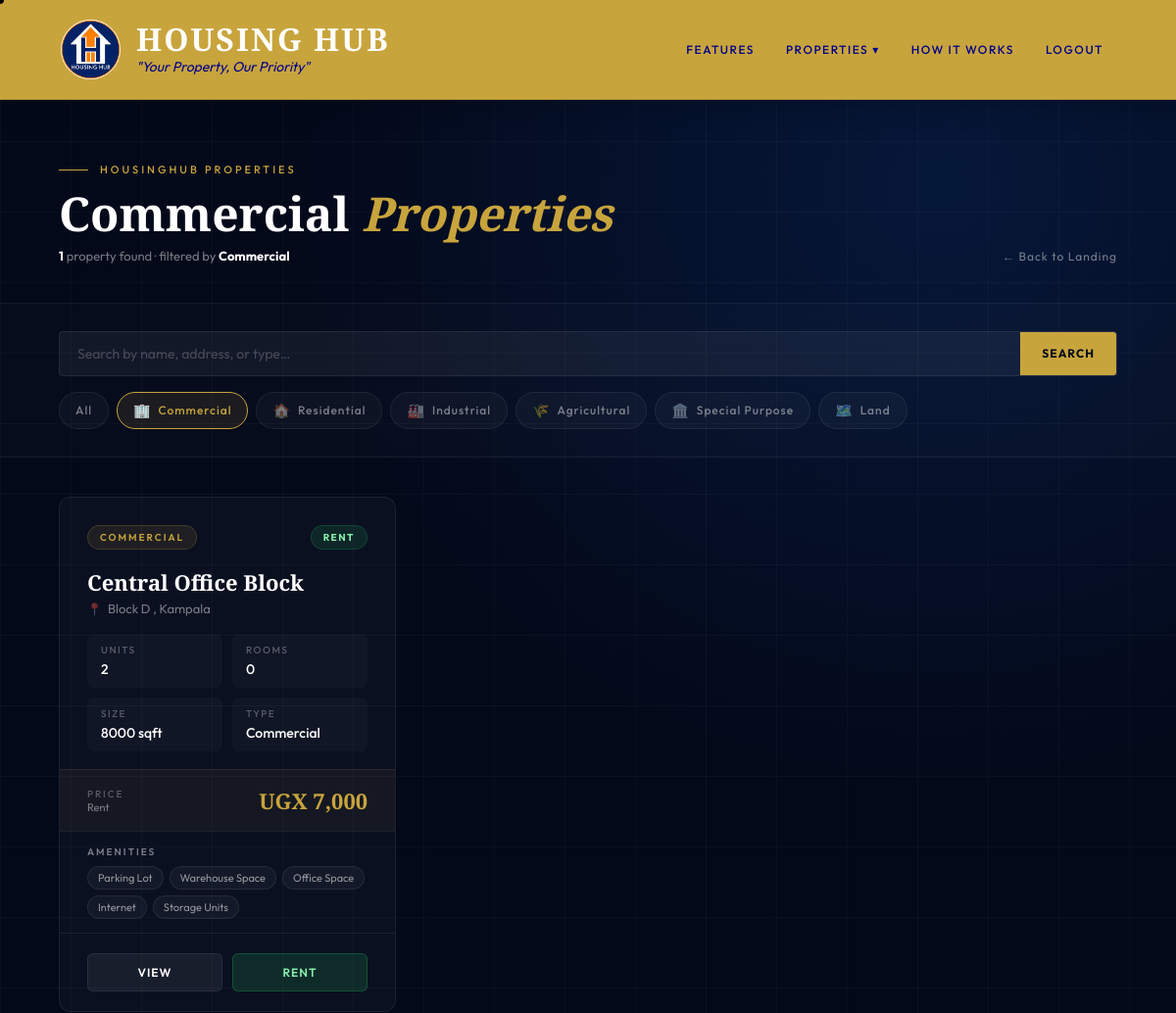
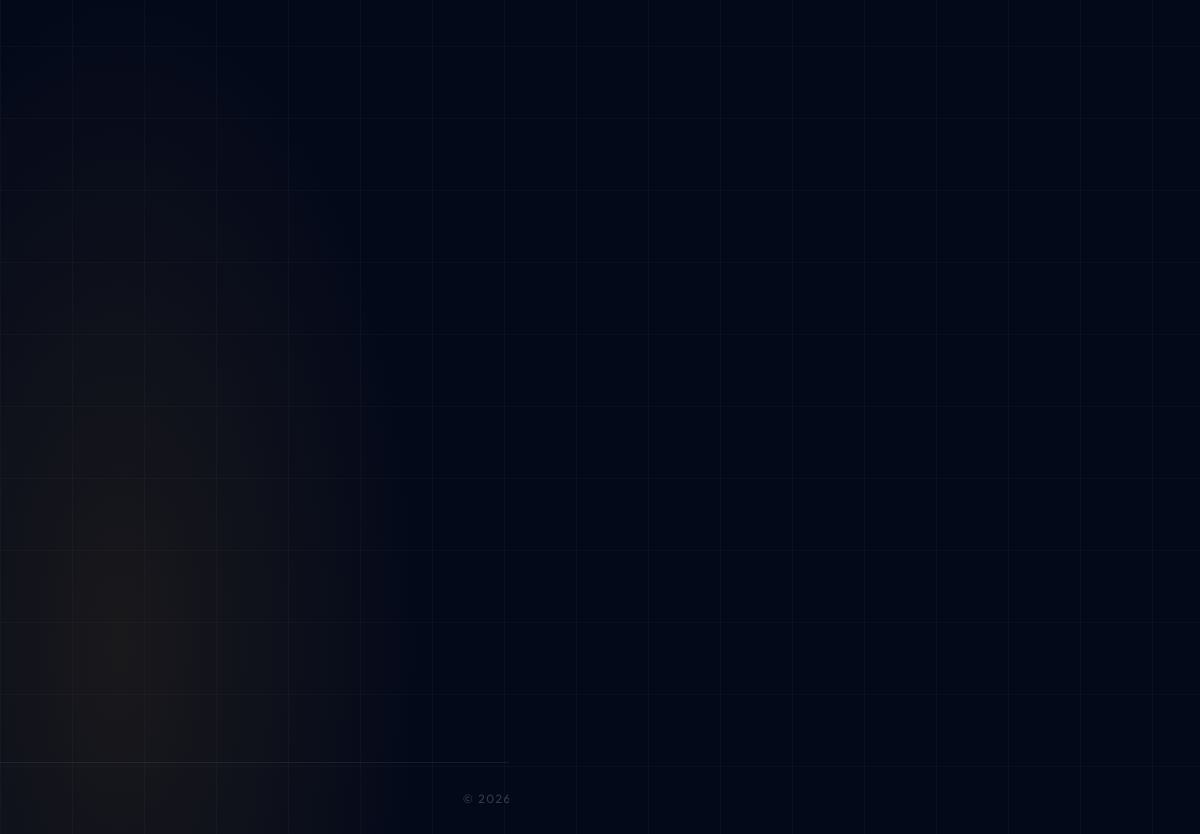
/properties.php?type=Commercial, run on the app's committed database (2 pictures, top to bottom).
### tables this page shows
CREATE TABLE IF NOT EXISTS `properties` (
  `id` int NOT NULL AUTO_INCREMENT,
  `owner_id` int DEFAULT NULL,
  `property_name` varchar(255) NOT NULL,
  `property_type` varchar(100) DEFAULT NULL,
  `address` text,
  `units` int DEFAULT '0',
  `rent_amount` decimal(10,2) DEFAULT '0.00',
  `created_at` timestamp NULL DEFAULT CURRENT_TIMESTAMP,
  `purpose` enum('Rent','Buy','Lease') DEFAULT 'Rent',
  `bedrooms` int DEFAULT NULL,
  `size_sqft` int DEFAULT NULL,
  `amenities` text,
  `latitude` decimal(10,7) DEFAULT NULL,
  `longitude` decimal(10,7) DEFAULT NULL,
  `broker_id` int DEFAULT NULL,
  `status` enum('available','occupied','archived','pending') DEFAULT 'pending',
  `description` text,
  `commission_rate` decimal(5,2) DEFAULT '0.00',
  `commission_percentage` decimal(5,2) DEFAULT '0.00' COMMENT 'Commission rate for broker in %',
  `image_path` varchar(255) DEFAULT NULL,
  `transaction_type` enum('rent','buy','lease') NOT NULL DEFAULT 'rent',
  PRIMARY KEY (`id`)
);

### properties.php (the view, shortened to what the rows shown need)
<?php
include "db_connect.php";
$typeFilter = '';
$searchSQL  = '1';
if (isset($_GET['type']) && $_GET['type'] !== '') {
    $type       = mysqli_real_escape_string($conn, $_GET['type']);
    $typeFilter = " AND property_type = '$type'";
}
$properties   = mysqli_query($conn, "SELECT * FROM properties WHERE $searchSQL $typeFilter ORDER BY created_at DESC");
$showLanding  = !isset($_GET['browse']) && !isset($_GET['search']) && !isset($_GET['type']);
$currentType  = isset($_GET['type'])   ? $_GET['type']                        : '';
$currentSearch= isset($_GET['search']) ? htmlspecialchars($_GET['search'])     : '';
?>
<!DOCTYPE html>
<html lang="en">
<head>
</head>
<body>
<header class="z">
  <div class="header-logo">
    <div>
      <h1 class="logo-text">HOUSING HUB</h1>
    </div>
  </div>
</header>
<?php if($showLanding): ?>
<div class="lp-bg"></div>
<div class="lp-grid"></div>
<section class="hero-section z">
  <div class="hero-left">
    <div class="lp-tag">Uganda's Premier Property Platform</div>
    <h1 class="lp-h1">Find Your<br><em>Perfect</em><br><em>Space</em></h1>
    <p class="lp-sub">From Kampala offices to countryside farms — HousingHub connects you to the best commercial, residential, industrial, and agricultural properties across Uganda. Rent, buy, or lease with total confidence.</p>
    <form class="lp-search" action="properties.php" method="GET">
      <input type="text" name="search" placeholder="Search by name, address, type…">
      <div class="lp-sdiv"></div>
      <select name="type">
        <option value="">All Types</option>
        <option value="Commercial">Commercial</option>
        <option value="Residential">Residential</option>
        <option value="Industrial">Industrial</option>
        <option value="Agricultural">Agricultural</option>
        <option value="Special Purpose">Special Purpose</option>
        <option value="Land">Land</option>
      </select>
      <button type="submit" class="lp-sbtn">Search →</button>
    </form>
    <div class="lp-stats">
      <div><div class="lp-sn" id="sn1">0</div><div class="lp-sl">Properties</div></div>
      <div class="lp-sdivider"></div>
      <div><div class="lp-sn" id="sn2">0</div><div class="lp-sl">Types</div></div>
      <div class="lp-sdivider"></div>
      <div><div class="lp-sn" id="sn3">0</div><div class="lp-sl">Locations</div></div>
      <div class="lp-sdivider"></div>
      <div><div class="lp-sn" id="sn4">0</div><div class="lp-sl">Happy Clients</div></div>
    </div>
  </div>
</section>
<div class="marquee-section z">
  <div class="marquee-track">
    <?php
    $items = ['Commercial Properties','Residential Homes','Industrial Spaces','Agricultural Land','Special Purpose Buildings','Open Land Plots','Rent · Buy · Lease','Verified Listings','Transparent Pricing'];
    for($r=0;$r<2;$r++) foreach($items as $item) echo '<div class="marquee-item"><span class="marquee-dot"></span>'.$item.'</div>';
    ?>
  </div>
</div>
<section class="features-section z" id="features-section">
  <div class="reveal">
    <div class="sec-label">Why HousingHub</div>
    <h2 class="sec-title">Built for Uganda's<br><em>Property Market</em></h2>
  </div>
  <div class="features-grid reveal">
    <div class="feat-card"><div class="feat-num">01</div><span class="feat-icon">✅</span><div class="feat-title">Verified Listings</div><div class="feat-desc">Every property on HousingHub is reviewed before going live. You browse real, available properties — no ghosts, no scams.</div></div>
    <div class="feat-card"><div class="feat-num">02</div><span class="feat-icon">💎</span><div class="feat-title">Transparent Pricing</div><div class="feat-desc">Rent amounts, sale prices and lease terms are displayed upfront in UGX. No hidden fees, no nasty surprises at signing.</div></div>
    <div class="feat-card"><div class="feat-num">03</div><span class="feat-icon">🏷️</span><div class="feat-title">Full Amenity Details</div><div class="feat-desc">See every included amenity — parking, generator, water, security — with cost type clearly marked before you commit.</div></div>
    <div class="feat-card"><div class="feat-num">04</div><span class="feat-icon">⚡</span><div class="feat-title">Instant Transactions</div><div class="feat-desc">Rent, buy or lease directly through the platform. Our seamless payment flow gets you from browsing to secured in minutes.</div></div>
    <div class="feat-card"><div class="feat-num">05</div><span class="feat-icon">🔍</span><div class="feat-title">Smart Search &amp; Filter</div><div class="feat-desc">Find exactly what you need — filter by type, search by name or address, and browse by purpose: rent, buy, or lease.</div></div>
    <div class="feat-card"><div class="feat-num">06</div><span class="feat-icon">🇺🇬</span><div class="feat-title">Uganda-Focused</div><div class="feat-desc">Prices in UGX, locations you know, property types that match the local market. Built specifically for Ugandan real estate.</div></div>
  </div>
</section>
<section class="showcase-section z" id="showcase">
  <div class="reveal"><div class="sec-label">Property Types</div><h2 class="sec-title">Spaces <em>You Could Need</em></h2></div>
  <div class="showcase-grid reveal">
    <a href="properties.php?type=Commercial" class="showcase-card big" data-label="Browse"><span class="sc-emoji">🏢</span><div class="sc-type">Commercial</div><div class="sc-title">Offices, Shops &amp; Business Premises</div><div class="sc-desc">Prime commercial spaces in Kampala and beyond. Whether opening a shop, setting up a head office, or expanding your business — we have the space.</div><span class="sc-tag">Available for Rent · Buy · Lease</span><div class="sc-link">Explore Commercial →</div></a>
    <a href="properties.php?type=Residential" class="showcase-card" data-label="Browse"><span class="sc-emoji">🏠</span><div class="sc-type">Residential</div><div class="sc-title">Homes &amp; Apartments</div><div class="sc-desc">Comfortable, secure homes for families and individuals across Uganda.</div><div class="sc-link">Explore →</div></a>
    <a href="properties.php?type=Land" class="showcase-card" data-label="Browse"><span class="sc-emoji">🗺️</span><div class="sc-type">Land</div><div class="sc-title">Open Plots &amp; Development Land</div><div class="sc-desc">Raw land and titled plots ready for development or investment.</div><div class="sc-link">Explore →</div></a>
    <a href="properties.php?type=Industrial" class="showcase-card" data-label="Browse"><span class="sc-emoji">🏭</span><div class="sc-type">Industrial</div><div class="sc-title">Warehouses &amp; Factories</div><div class="sc-desc">Large-scale industrial facilities built for heavy operations.</div><div class="sc-link">Explore →</div></a>
    <a href="properties.php?type=Agricultural" class="showcase-card" data-label="Browse"><span class="sc-emoji">🌾</span><div class="sc-type">Agricultural</div><div class="sc-title">Farmland &amp; Plantations</div><div class="sc-desc">Fertile land across Uganda's most productive regions.</div><div class="sc-link">Explore →</div></a>
  </div>
</section>
<section class="how-section z" id="how">
  <div class="reveal"><div class="sec-label">The Process</div><h2 class="sec-title">Simple Steps to<br><em>Your Next Space</em></h2></div>
  <div class="how-steps reveal">
    <div class="how-step"><div class="step-circle">1</div><div class="step-title">Browse Properties</div><div class="step-desc">Search by name, filter by type or scroll through all available listings on one clean page.</div></div>
    <div class="how-step"><div class="step-circle">2</div><div class="step-title">View Details</div><div class="step-desc">Check address, size, rooms, amenities, pricing and purpose — all clearly listed on every card.</div></div>
    <div class="how-step"><div class="step-circle">3</div><div class="step-title">Choose Your Action</div><div class="step-desc">Each property shows the right button — Rent, Buy, or Lease — so you always know what's available.</div></div>
    <div class="how-step"><div class="step-circle">4</div><div class="step-title">Complete Payment</div><div class="step-desc">Head straight to our payment page and secure your property quickly and safely.</div></div>
  </div>
</section>
<section class="testi-section z">
  <div class="reveal"><div class="sec-label">What People Say</div><h2 class="sec-title">Real <em>Feedback</em></h2></div>
  <div class="testi-grid reveal">
    <div class="testi-card"><div class="testi-qm">"</div><div class="testi-text">I found and secured my office space in Kampala within two days. The listings are real and the pricing was exactly as shown.</div><div class="testi-author"><div class="testi-avatar">👨🏾‍💼</div><div><div class="testi-name">David Okullo</div><div class="testi-role">Business Owner · Kampala</div><div class="testi-stars">★★★★★</div></div></div></div>
    <div class="testi-card"><div class="testi-qm">"</div><div class="testi-text">Finally a property platform that shows amenities upfront. I knew exactly what I was getting before I even contacted anyone.</div><div class="testi-author"><div class="testi-avatar">👩🏾‍🏫</div><div><div class="testi-name">Grace Namukasa</div><div class="testi-role">Teacher · Entebbe</div><div class="testi-stars">★★★★★</div></div></div></div>
    <div class="testi-card"><div class="testi-qm">"</div><div class="testi-text">The industrial listings are detailed and verified. We leased our warehouse through HousingHub and the whole process was seamless.</div><div class="testi-author"><div class="testi-avatar">👨🏾‍🏭</div><div><div class="testi-name">Robert Tumwebaze</div><div class="testi-role">Operations Manager · Jinja</div><div class="testi-stars">★★★★★</div></div></div></div>
  </div>
</section>
<section class="cta-section z reveal">
  <h2 class="cta-big">Your Next<br><em>Space</em> <span class="str">Awaits.</span></h2>
  <p class="cta-sub">Hundreds of verified properties for rent, buying or lease — available today.</p>
  <div class="cta-btns">
    <a href="properties.php?browse=1" class="cta-p" data-label="Let's Go!">Browse All Properties</a>
    <a href="register.php" class="cta-s" data-label="Join!">Create Account</a>
  </div>
</section>
<footer>&copy; 2026 HousingHub | All Rights Reserved</footer>
<?php else: ?>
<div class="browse-wrap z">
  <div class="browse-header">
    <div class="browse-header-inner">
      <div>
        <h1 class="browse-title">
          <?php if($currentType): ?>
            <?= htmlspecialchars($currentType) ?> <em>Properties</em>
          <?php elseif($currentSearch): ?>
            Results for <em>"<?= $currentSearch ?>"</em>
          <?php else: ?>
            All <em>Properties</em>
          <?php endif; ?>
        </h1>
      </div>
    </div>
  </div>
  <div class="browse-body">
    <div class="prop-grid">
      <?php if(mysqli_num_rows($properties) > 0): ?>
        <?php while($p = mysqli_fetch_assoc($properties)):
          $purposeLow = strtolower($p['purpose'] ?? 'rent');
        ?>
        <div class="prop-card">
          <div class="prop-card-top">
            <span class="prop-type-badge"><?= htmlspecialchars($p['property_type']) ?></span>
            <span class="prop-purpose-badge <?= $purposeLow ?>"><?= strtoupper($p['purpose']) ?></span>
          </div>
          <div class="prop-card-body">
            <div class="prop-name"><?= htmlspecialchars($p['property_name']) ?></div>
            <div class="prop-address"><?= htmlspecialchars($p['address']) ?></div>
            <div class="prop-meta">
              <div class="prop-meta-item"><div class="prop-meta-label">Units</div><div class="prop-meta-value"><?= $p['units'] ?? 'N/A' ?></div></div>
              <div class="prop-meta-item"><div class="prop-meta-label">Rooms</div><div class="prop-meta-value"><?= $p['bedrooms'] ?? 'N/A' ?></div></div>
              <div class="prop-meta-item"><div class="prop-meta-label">Size</div><div class="prop-meta-value"><?= $p['size_sqft'] ? $p['size_sqft'].' sqft' : 'N/A' ?></div></div>
              <div class="prop-meta-item"><div class="prop-meta-label">Type</div><div class="prop-meta-value"><?= htmlspecialchars($p['property_type']) ?></div></div>
            </div>
          </div>
          <div class="prop-price">
            <div>
              <div class="prop-price-label">Price</div>
              <div class="prop-price-sub"><?= ucfirst($purposeLow) ?></div>
            </div>
            <div class="prop-price-value">UGX <?= number_format($p['rent_amount'] ?? 0) ?></div>
          </div>
          <?php
          $amenQ = mysqli_query($conn,
              "SELECT a.name FROM amenities a
               JOIN property_amenities pa ON a.id = pa.amenity_id
               WHERE pa.property_id = " . intval($p['id']));
          $amenities = [];
          while($a = mysqli_fetch_assoc($amenQ)) $amenities[] = $a['name'];
          if(!empty($amenities)): ?>
          <div class="prop-amenities">
            <div class="prop-amenities-label">Amenities</div>
            <div class="prop-amenity-tags">
              <?php foreach(array_slice($amenities,0,5) as $am): ?>
              <span class="prop-amenity-tag"><?= htmlspecialchars($am) ?></span>
              <?php endforeach; ?>
            </div>
          </div>
          <?php endif; ?>
          <div class="prop-card-actions">
            <a href="property_view.php?id=<?= $p['id'] ?>" class="prop-btn view" data-label="View">View</a>
            <?php
            $actionUrl = "payment_method.php?property_id={$p['id']}&action={$purposeLow}";
            ?>
            <button
              class="prop-btn <?= $purposeLow ?>"
              data-url="<?= htmlspecialchars($actionUrl) ?>"
              data-property-id="<?= $p['id'] ?>"
              data-label="<?= ucfirst($purposeLow) ?>">
              <?= ucfirst($purposeLow) ?>
            </button>
          </div>
        </div>
        <?php endwhile; ?>
      <?php endif; ?>
    </div>
  </div>
</div>
<?php endif; ?>
</body>
</html>

### data on the page
properties: property_type "COMMERCIAL", purpose "RENT", property_name "Central Office Block", address "Block D , Kampala", units "2", bedrooms "0", size_sqft "8000", property_type "Commercial", purpose "Rent", rent_amount "7,000", am "Parking Lot", am "Warehouse Space", am "Office Space", am "Internet", am "Storage Units"

### other printed values
$currentType "Commercial"
mysqli_num_rows($properties) "1"
